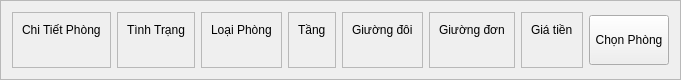
                <widget class="QFrame" name="frame_9">
                 <property name="minimumSize">
                  <size>
                   <width>0</width>
                   <height>80</height>
                  </size>
                 </property>
                 <property name="maximumSize">
                  <size>
                   <width>16777215</width>
                   <height>80</height>
                  </size>
                 </property>
                 <property name="styleSheet">
                  <string notr="true">#frame_9	
{
	
}</string>
                 </property>
                 <property name="frameShape">
                  <enum>QFrame::StyledPanel</enum>
                 </property>
                 <property name="frameShadow">
                  <enum>QFrame::Raised</enum>
                 </property>
                 <layout class="QHBoxLayout" name="horizontalLayout_18">
                  <item>
                   <widget class="QFrame" name="frame_16">
                    <property name="styleSheet">
                     <string notr="true"/>
                    </property>
                    <property name="frameShape">
                     <enum>QFrame::StyledPanel</enum>
                    </property>
                    <property name="frameShadow">
                     <enum>QFrame::Raised</enum>
                    </property>
                    <layout class="QVBoxLayout" name="verticalLayout_30">
                     <item>
                      <widget class="QLabel" name="label_4">
                       <property name="styleSheet">
                        <string notr="true"/>
                       </property>
                       <property name="text">
                        <string>Chi Tiết Phòng</string>
                       </property>
                      </widget>
                     </item>
                     <item>
                      <widget class="QLabel" name="labelTenPhong">
                       <property name="text">
                        <string/>
                       </property>
                      </widget>
                     </item>
                    </layout>
                   </widget>
                  </item>
                  <item>
                   <widget class="QFrame" name="frame_20">
                    <property name="styleSheet">
                     <string notr="true"/>
                    </property>
                    <property name="frameShape">
                     <enum>QFrame::StyledPanel</enum>
                    </property>
                    <property name="frameShadow">
                     <enum>QFrame::Raised</enum>
                    </property>
                    <layout class="QVBoxLayout" name="verticalLayout_31">
                     <item>
                      <widget class="QLabel" name="label_12">
                       <property name="text">
                        <string>Tình Trạng</string>
                       </property>
                      </widget>
                     </item>
                     <item>
                      <widget class="QLabel" name="labelTinhTrang">
                       <property name="text">
                        <string/>
                       </property>
                      </widget>
                     </item>
                    </layout>
                   </widget>
                  </item>
                  <item>
                   <widget class="QFrame" name="frame_17">
                    <property name="styleSheet">
                     <string notr="true"/>
                    </property>
                    <property name="frameShape">
                     <enum>QFrame::StyledPanel</enum>
                    </property>
                    <property name="frameShadow">
                     <enum>QFrame::Raised</enum>
                    </property>
                    <layout class="QVBoxLayout" name="verticalLayout_32">
                     <item>
                      <widget class="QLabel" name="label_7">
                       <property name="text">
                        <string>Loại Phòng</string>
                       </property>
                      </widget>
                     </item>
                     <item>
                      <widget class="QLabel" name="labelLoaiPhong">
                       <property name="text">
                        <string/>
                       </property>
                      </widget>
                     </item>
                    </layout>
                   </widget>
                  </item>
                  <item>
                   <widget class="QFrame" name="frame_69">
                    <property name="styleSheet">
                     <string notr="true"/>
                    </property>
                    <property name="frameShape">
                     <enum>QFrame::StyledPanel</enum>
                    </property>
                    <property name="frameShadow">
                     <enum>QFrame::Raised</enum>
                    </property>
                    <layout class="QVBoxLayout" name="verticalLayout_33">
                     <item>
                      <widget class="QLabel" name="label_36">
                       <property name="text">
                        <string>Tầng</string>
                       </property>
                      </widget>
                     </item>
                     <item>
                      <widget class="QLabel" name="labelTang">
                       <property name="text">
                        <string/>
                       </property>
                      </widget>
                     </item>
                    </layout>
                   </widget>
                  </item>
                  <item>
                   <widget class="QFrame" name="frame_21">
                    <property name="frameShape">
                     <enum>QFrame::StyledPanel</enum>
                    </property>
                    <property name="frameShadow">
                     <enum>QFrame::Raised</enum>
                    </property>
                    <layout class="QVBoxLayout" name="verticalLayout_34">
                     <item>
                      <widget class="QLabel" name="label_5">
                       <property name="text">
                        <string>Giường đôi</string>
                       </property>
                      </widget>
                     </item>
                     <item>
                      <widget class="QLabel" name="labelGiuongDoi">
                       <property name="text">
                        <string/>
                       </property>
                      </widget>
                     </item>
                    </layout>
                   </widget>
                  </item>
                  <item>
                   <widget class="QFrame" name="frame_18">
                    <property name="frameShape">
                     <enum>QFrame::StyledPanel</enum>
                    </property>
                    <property name="frameShadow">
                     <enum>QFrame::Raised</enum>
                    </property>
                    <layout class="QVBoxLayout" name="verticalLayout_35">
                     <item>
                      <widget class="QLabel" name="label_8">
                       <property name="text">
                        <string>Giường đơn</string>
                       </property>
                      </widget>
                     </item>
                     <item>
                      <widget class="QLabel" name="labelGiuongDon">
                       <property name="text">
                        <string/>
                       </property>
                      </widget>
                     </item>
                    </layout>
                   </widget>
                  </item>
                  <item>
                   <widget class="QFrame" name="frame_72">
                    <property name="frameShape">
                     <enum>QFrame::StyledPanel</enum>
                    </property>
                    <property name="frameShadow">
                     <enum>QFrame::Raised</enum>
                    </property>
                    <layout class="QVBoxLayout" name="verticalLayout_50">
                     <item>
                      <widget class="QLabel" name="label_3">
                       <property name="text">
                        <string>Giá tiền</string>
                       </property>
                      </widget>
                     </item>
                     <item>
                      <widget class="QLabel" name="labelGiaTien">
                       <property name="text">
                        <string/>
                       </property>
                      </widget>
                     </item>
                    </layout>
                   </widget>
                  </item>
                  <item>
                   <widget class="QPushButton" name="buttonChonPhong">
                    <property name="minimumSize">
                     <size>
                      <width>0</width>
                      <height>50</height>
                     </size>
                    </property>
                    <property name="maximumSize">
                     <size>
                      <width>16777215</width>
                      <height>50</height>
                     </size>
                    </property>
                    <property name="text">
                     <string>Chọn Phòng</string>
                    </property>
                   </widget>
                  </item>
                 </layout>
                </widget>
